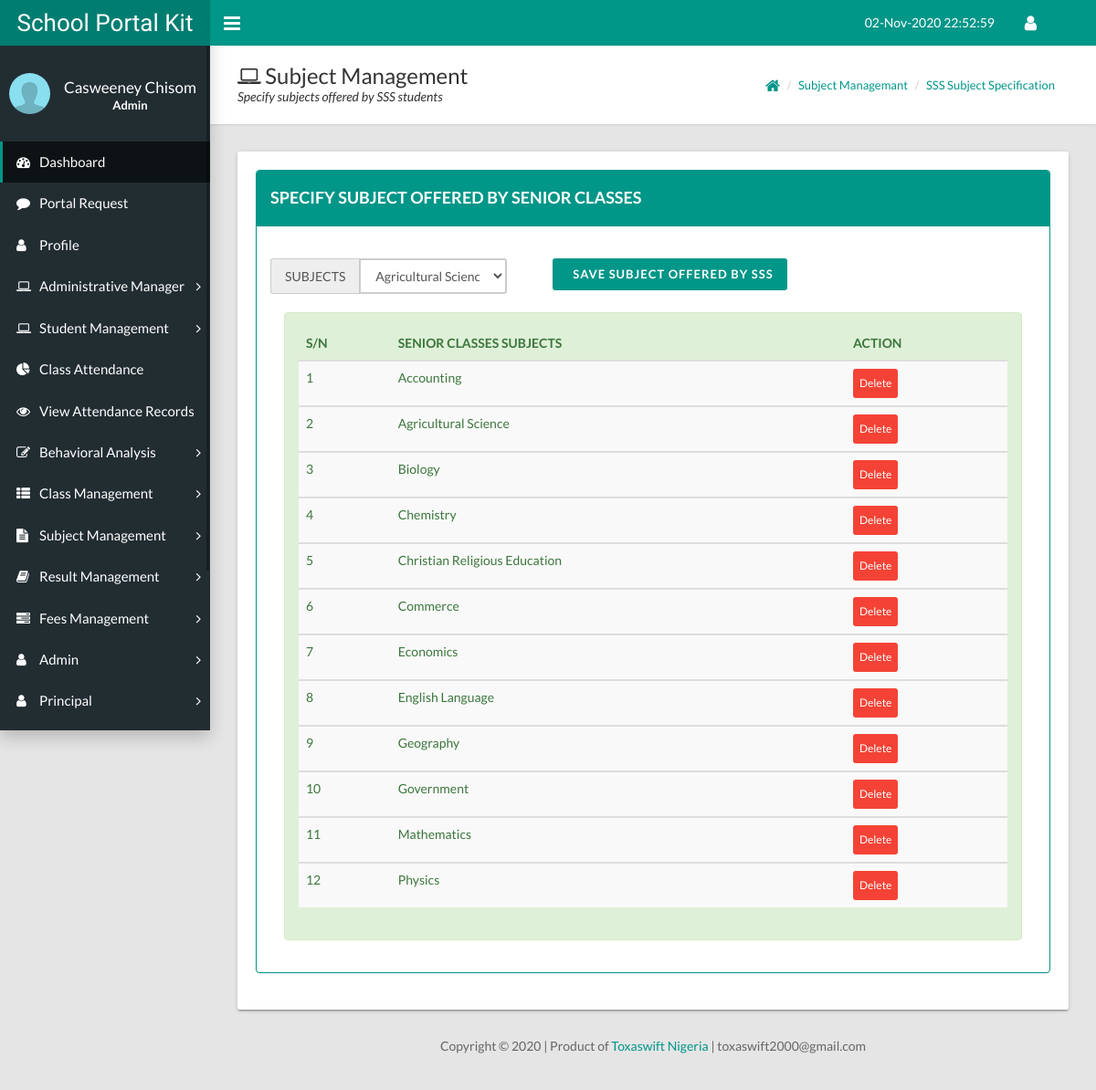
/resources/view/modules.php?specify_senior (signed in), run on the app's committed database.
### tables this page shows
CREATE TABLE `users` (
  `id` int(10) NOT NULL,
  `title` varchar(50) DEFAULT NULL,
  `fullname` varchar(100) DEFAULT NULL,
  `address` text,
  `phone` varchar(50) DEFAULT NULL,
  `state` varchar(50) DEFAULT NULL,
  `lga` text,
  `nationality` varchar(50) DEFAULT NULL,
  `email` varchar(50) DEFAULT NULL,
  `password` varchar(50) DEFAULT NULL,
  `date_of_reg` varchar(50) DEFAULT NULL,
  `time_of_reg` timestamp NULL DEFAULT CURRENT_TIMESTAMP
);

CREATE TABLE `sss` (
  `id` int(10) NOT NULL,
  `sss_subjects` varchar(100) DEFAULT NULL,
  `upload_date` varchar(50) DEFAULT NULL,
  `upload_time` timestamp NULL DEFAULT CURRENT_TIMESTAMP
);

### resources/view/specify_senior.php (the view, shortened to what this page needs)
<div class='page-title'>
  <div>
    <h1><i class='fa fa-laptop'></i> Subject Management</h1>
    <p>Specify subjects offered by SSS students</p>
  </div>
  <div>
    <ul class='breadcrumb'>
      <li><a href='modules.php'><i class='fa fa-home fa-lg'></i></a></li>
      <li><a href='#'>Subject Managemant</a></li>
      <li><a href='#'>SSS Subject Specification </a></li>
    </ul>
  </div>
</div>
<div class="card">
    <div class = 'row'>
        <div class = 'col-xs-12 col-sm-12 col-md-12'>
            <div class = 'panel panel-primary ch'>
                <div class = 'panel-heading'>
                    <h4 class = 'txt'>SPECIFY SUBJECT OFFERED BY SENIOR CLASSES</h4>
                </div><br/>
                <div class = 'panel-body'>
                    <form method = 'POST' action = ''>
                        <div class='row'>
                            <div class = 'col-xs-12 col-sm-12 col-md-4'>
                                <div class = 'input-group'>
                                    <span class = 'input-group-addon' id = 'sizing-addon2'>SUBJECTS</span>
                                    <select class='form-control' name='specify_senior_subjects' required>
                                        <?php
                                            $query = " SELECT * FROM `school_subjects` ORDER BY `subjects` ASC ";
                                            $run_query = mysqli_query($connection, $query);
                                            if(mysqli_num_rows($run_query) > 0){
                                                while($result = mysqli_fetch_assoc($run_query)){
                                                    $subject = $result['subjects'];
                                                    echo "<option>{$subject}</option>";
                                                }
                                            }
                                        ?>
                                    </select>
                                </div>
                                <br />
                            </div>
                            <div class = 'col-xs-12 col-sm-12 col-md-4'>
                                <button type = 'submit' name='specify_senior_subjects_btn' class ='btn btn-primary btn-md' style='margin-left:20px;'><span class = 'glyphicon glyphicon-user'></span>&nbsp; SAVE SUBJECT OFFERED BY SSS</button><br/><br />
                            </div>
                        </div>
                    </form>
                    <div class='row'>
                        <div class='col-md-12'>
                            <div class = 'col-xs-12 col-sm-12 col-md-12'>
                                <div class='alert alert-success'>
                                    <?php
                                        $query = " SELECT * FROM `sss` ORDER BY `sss_subjects` ASC ";
										$run_query = mysqli_query($connection, $query);
										if(mysqli_num_rows($run_query) > 0){
											$i = 0;
											echo"
												<div class='table-responsive'>
													<table class='table table-striped'>
														<thead>
															<tr>
																<th>S/N</th>
																<th>SENIOR CLASSES SUBJECTS</th>
																<th>ACTION</th>
															</tr>
														</thead>
											";
											while($result = mysqli_fetch_assoc($run_query)){
												$i++;
												$subject_id_senior = $result['id'];
												$senior_subjects = $result['sss_subjects'];
												echo"
													<tbody>
														<tr>
															<td>{$i}</td>
															<td>{$senior_subjects}</td>
															<td>
																<form method='POST' action=''>
																	<input type='hidden' name='subject_id' value='{$subject_id_senior}' />
																	<input type='submit' name='del_specify_btn' value='Delete' class='btn-xs btn-danger' />
																</form>
															</td>
														</tr>
													</tbody>
												";
											}
										}echo"
											</table>
										</div>";
                                    ?>
                                </div>
                            </div>
                        </div>
                    </div>
                </div>
        </div>
    </div>
</div>

### resources/view/modules.php (shortened to what this page needs)
<?php
	require_once("../../public/connection.php");
?>
<?php
	$date = date('d-M-Y');
	$year = date('Y');
?>
<?php
	$query = " SELECT * FROM `users` WHERE id = '{$_SESSION['admin']}' ";
	$run_query = mysqli_query($connection, $query);
	if(mysqli_num_rows($run_query) == 1){
		while($result = mysqli_fetch_assoc($run_query)){
			$user_fullname = ucwords($result['fullname']);
		}
	}
?>
<!DOCTYPE html>
<html>
  <head>
    <link rel='stylesheet' type='text/css' href='../../assets/css/main.css'>
    <link rel='stylesheet' type='text/css' href='../../assets/css/defined.css'>
    <link rel="stylesheet" href="../../assets/css/font-awesome-4.7.0/css/font-awesome.css">
  </head>
  <body class='sidebar-mini fixed'>
    <div class='wrapper'>
      <header class='main-header hidden-print'><a class='logo' href='index.html'>School Portal Kit</a>
        <nav class='navbar navbar-static-top'>
          <a class='sidebar-toggle' href='#' data-toggle='offcanvas'></a>
          <div class='navbar-custom-menu'>
            <ul class='top-nav'>
              <li class='dropdown notification-menu'><a class='dropdown-toggle' href='#' data-toggle='dropdown' aria-expanded='false'><?php echo $date; ?> <span id='clockDisplay'></a>
              </li>
              <li class='dropdown'><a class='dropdown-toggle' href='#' data-toggle='dropdown' role='button' aria-haspopup='true' aria-expanded='false'><i class='fa fa-user fa-lg'></i></a>
              </li>
            </ul>
          </div>
        </nav>
      </header>
      <aside class='main-sidebar hidden-print'>
        <section class='sidebar'>
          <div class='user-panel'>
            <div class='pull-left image'><img class='img-circle' src='../../img/author-img.png' alt='User Image'></div>
            <div class='pull-left info'>
              <p><?php echo $user_fullname; ?></p>
              <p class='designation text-center'><b>Admin</b></p>
            </div>
          </div>
          <ul class='sidebar-menu'>
            <li class='active'><a href='modules.php?dashboard'><i class='fa fa-dashboard'></i><span>Dashboard</span></a></li>
            <li><a href='modules.php?portal_request'><i class='fa fa-comment'></i><span>Portal Request</span></a></li>
            <li><a href='modules.php?staff_profile'><i class='fa fa-user'></i><span>Profile</span></a></li>
            <li class='treeview'><a href='#'><i class='fa fa-laptop'></i><span>Administrative Manager</span><i class='fa fa-angle-right'></i></a>
            </li>
            <li class='treeview'><a href='#'><i class='fa fa-laptop'></i><span>Student Management</span><i class='fa fa-angle-right'></i></a>
            </li>
            <li><a href='modules.php?class_attendance'><i class='fa fa-pie-chart'></i><span>Class Attendance</span></a></li>
            <li><a href='modules.php?view_attendance_records'><i class='fa fa-eye'></i><span>View Attendance Records</span></a></li>
            <li class='treeview'><a href='#'><i class='fa fa-edit'></i><span>Behavioral Analysis</span><i class='fa fa-angle-right'></i></a>
            </li>
            <li class='treeview'><a href='#'><i class='fa fa-th-list'></i><span>Class Management</span><i class='fa fa-angle-right'></i></a>
            </li>
            <li class='treeview'><a href='#'><i class='fa fa-file-text'></i><span>Subject Management</span><i class='fa fa-angle-right'></i></a>
            </li>
            <li class='treeview'><a href='#'><i class='fa fa-book'></i><span>Result Management</span><i class='fa fa-angle-right'></i></a>
            </li>
			<li class='treeview'><a href='#'><i class='fa fa-tasks'></i><span>Fees Management</span><i class='fa fa-angle-right'></i></a>
            </li>
            <li class='treeview'><a href='#'><i class='fa fa-user'></i><span>Admin</span><i class='fa fa-angle-right'></i></a>
            </li>
            <li class='treeview'><a href='#'><i class='fa fa-user'></i><span>Principal</span><i class='fa fa-angle-right'></i></a>
            </li>
            <li class='treeview'><a href='#'><i class='fa fa-user'></i><span>Accountant</span><i class='fa fa-angle-right'></i></a>
            </li>
          </ul>
        </section>
      </aside>
      <div class='content-wrapper'>
        <?php
            if(isset($_GET['portal_request'])){
                require_once("portal_request.php");
            }
            elseif(isset($_GET['staff_profile'])){
                require("staff_profile.php");
            }
            elseif(isset($_GET['manage_school_info'])){
                require("manage_school_info.php");
            }
            elseif(isset($_GET['view_school_info'])){
                require("view_school_info.php");
            }
            elseif(isset($_GET['current_term'])){
                require("current_term.php");
            }
            elseif(isset($_GET['current_session'])){
                require("current_session.php");
            }
            elseif(isset($_GET['add_new_session'])){
                require("new_session.php");
            }
            elseif(isset($_GET['add_new_student'])){
                require("add_new_student.php");
            }
            elseif(isset($_GET['promote_students'])){
                require("promote_students.php");
            }
            elseif(isset($_GET['promote_selected_students'])){
                require_once("promote_selected_students.php");
            }
            elseif(isset($_GET['demote_students'])){
                require("demote_student.php");
            }
            elseif(isset($_GET['view_students'])){
                require("view_students.php");
            }
            elseif(isset($_GET['class_attendance'])){
                require("class_attendance.php");
            }
            elseif(isset($_GET['view_attendance_records'])){
                require("view_attendance_records.php");
            }
            elseif(isset($_GET['add_class'])){
                require("add_class.php");
            }
            elseif(isset($_GET['view_classes'])){
                require("view_classes.php");
            }
            elseif(isset($_GET['students_conducts'])){
                require("student_conduct.php");
            }
            elseif(isset($_GET['export_conduct_sheet'])){
                require("export_conduct.php");
            }
            elseif(isset($_GET['upload_conducts'])){
                require("upload_conduct.php");
            }
            elseif(isset($_GET['view_conducts'])){
                require("view_conducts.php");
            }
            elseif(isset($_GET['add_subjects'])){
                require("add_subject.php");
            }
            elseif(isset($_GET['view_added_subjects'])){
                require("view_subject.php");
            }
            elseif(isset($_GET['register_student_subject'])){
                require("register_student_subject.php");
            }
            elseif(isset($_GET['view_registered_subjects'])){
                require("view_registered_subjects.php");
            }
            elseif(isset($_GET['subject_number_specification'])){
                require("specify_subject_number.php");
            }
            elseif(isset($_GET['specify_junior'])){
                require("specify_junior.php");
            }
            elseif(isset($_GET['specify_senior'])){
                require("specify_senior.php");
            }
            elseif(isset($_GET['upload_result'])){
                require("result_upload.php");
            }
            elseif(isset($_GET['excel_result_upload'])){
                require("excel_result_upload.php");
            }
            elseif(isset($_GET['view_uploaded_results'])){
                require("view_upload.php");
            }
            elseif(isset($_GET['save_resumption'])){
                require("save_resumption.php");
            }
            elseif(isset($_GET['view_resumption'])){
                require("view_resumption.php");
            }
            elseif(isset($_GET['publish_result'])){
                require("publish_result.php");
            }
            elseif(isset($_GET['view_published_result'])){
                require("view_published_result.php");
            }
            elseif(isset($_GET['allocate_class_fee'])){
                require("allocate_fees.php");
            }
            elseif(isset($_GET['fee_payment'])){
                require("fee_payment.php");
            }
            elseif(isset($_GET['outstanding_fees'])){
                require("outsatanding_bills.php");
            }
            elseif(isset($_GET['slip'])){
                require("slip.php");
            }
            elseif(isset($_GET['add_admin'])){
                require("add_admin.php");
            }
            elseif(isset($_GET['view_all_admin'])){
                require("view_all_admin.php");
            }
            elseif(isset($_GET['add_princial'])){
                require("add_princial.php");
            }
            elseif(isset($_GET['view_all_principals'])){
                require("view_all_principals.php");
            }
            elseif(isset($_GET['add_accountant'])){
                require("add_accountant.php");
            }
            elseif(isset($_GET['view_accountants'])){
                require("view_accountants.php");
            }
            elseif(isset($_GET['add_teacher'])){
                require("add_teacher.php");
            }
            elseif(isset($_GET['assign_class_to_teacher'])){
                require("assign_class_to_teacher.php");
            }
            elseif(isset($_GET['view_teachers_portfolio'])){
                require("view_teachers_portfolio.php");
            }
            elseif(isset($_GET['calendar'])){
                require("calendar.php");
            }
            elseif(isset($_GET['staff_reset_password'])){
                require("staff_reset_password.php");
            }
            elseif(isset($_GET['mails'])){
                require_once("mails.php");
            }
            elseif(isset($_GET['all_contact'])){
                require("all_contact.php");
            }
            elseif(isset($_GET['settings'])){
              require_once("settings.php");
            }
            elseif(isset($_GET['logout'])){
                SESSION_UNSET();
                redirect_to("../../login000/login.php");
            }
        ?>
      </div>
        <footer class="noprint">
            <div class='container-fluid'>
                <p class='text-center' style='color: #666;'>Copyright &#169; <?php echo $year ?> | Product of <a href='http://www.toxaswift.com'>Toxaswift Nigeria</a> | <span class='glyphicon glyphicon-envelope'></span> toxaswift2000@gmail.com</p>
            </div>
        </footer>
    </div>
  </body>
</html>

### data on the page
users: fullname "Casweeney Chisom"
sss: sss_subjects "Accounting"
sss: sss_subjects "Agricultural Science"
sss: sss_subjects "Biology"
sss: sss_subjects "Chemistry"
sss: sss_subjects "Christian Religious Education"
sss: sss_subjects "Commerce"
sss: sss_subjects "Economics"
sss: sss_subjects "English Language"
sss: sss_subjects "Geography"
sss: sss_subjects "Government"
sss: sss_subjects "Mathematics"
sss: sss_subjects "Physics"

### other printed values
form field specify_senior_subjects "Agricultural Science"
